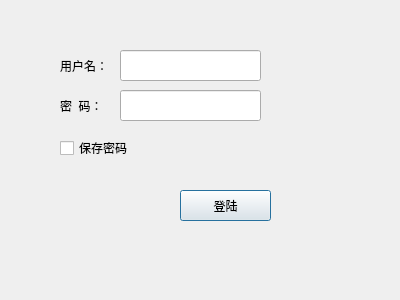
<?xml version="1.0" encoding="UTF-8"?>
<ui version="4.0">
 <class>loginDialog</class>
 <widget class="QDialog" name="loginDialog">
  <property name="geometry">
   <rect>
    <x>0</x>
    <y>0</y>
    <width>400</width>
    <height>300</height>
   </rect>
  </property>
  <property name="windowTitle">
   <string>Dialog</string>
  </property>
  <widget class="QLabel" name="label_UserName">
   <property name="geometry">
    <rect>
     <x>60</x>
     <y>60</y>
     <width>54</width>
     <height>12</height>
    </rect>
   </property>
   <property name="text">
    <string>用户名：</string>
   </property>
  </widget>
  <widget class="QLabel" name="label_Pwd">
   <property name="geometry">
    <rect>
     <x>60</x>
     <y>100</y>
     <width>54</width>
     <height>12</height>
    </rect>
   </property>
   <property name="text">
    <string>密  码：</string>
   </property>
  </widget>
  <widget class="QLineEdit" name="lineEdit_UserName">
   <property name="geometry">
    <rect>
     <x>120</x>
     <y>50</y>
     <width>141</width>
     <height>31</height>
    </rect>
   </property>
  </widget>
  <widget class="QLineEdit" name="lineEdit_Pwd">
   <property name="geometry">
    <rect>
     <x>120</x>
     <y>90</y>
     <width>141</width>
     <height>31</height>
    </rect>
   </property>
  </widget>
  <widget class="QCheckBox" name="checkBox_SavePwd">
   <property name="geometry">
    <rect>
     <x>60</x>
     <y>140</y>
     <width>71</width>
     <height>16</height>
    </rect>
   </property>
   <property name="text">
    <string>保存密码</string>
   </property>
  </widget>
  <widget class="QPushButton" name="pushButton_Login">
   <property name="geometry">
    <rect>
     <x>180</x>
     <y>190</y>
     <width>91</width>
     <height>31</height>
    </rect>
   </property>
   <property name="text">
    <string>登陆</string>
   </property>
  </widget>
 </widget>
 <resources/>
 <connections/>
</ui>
